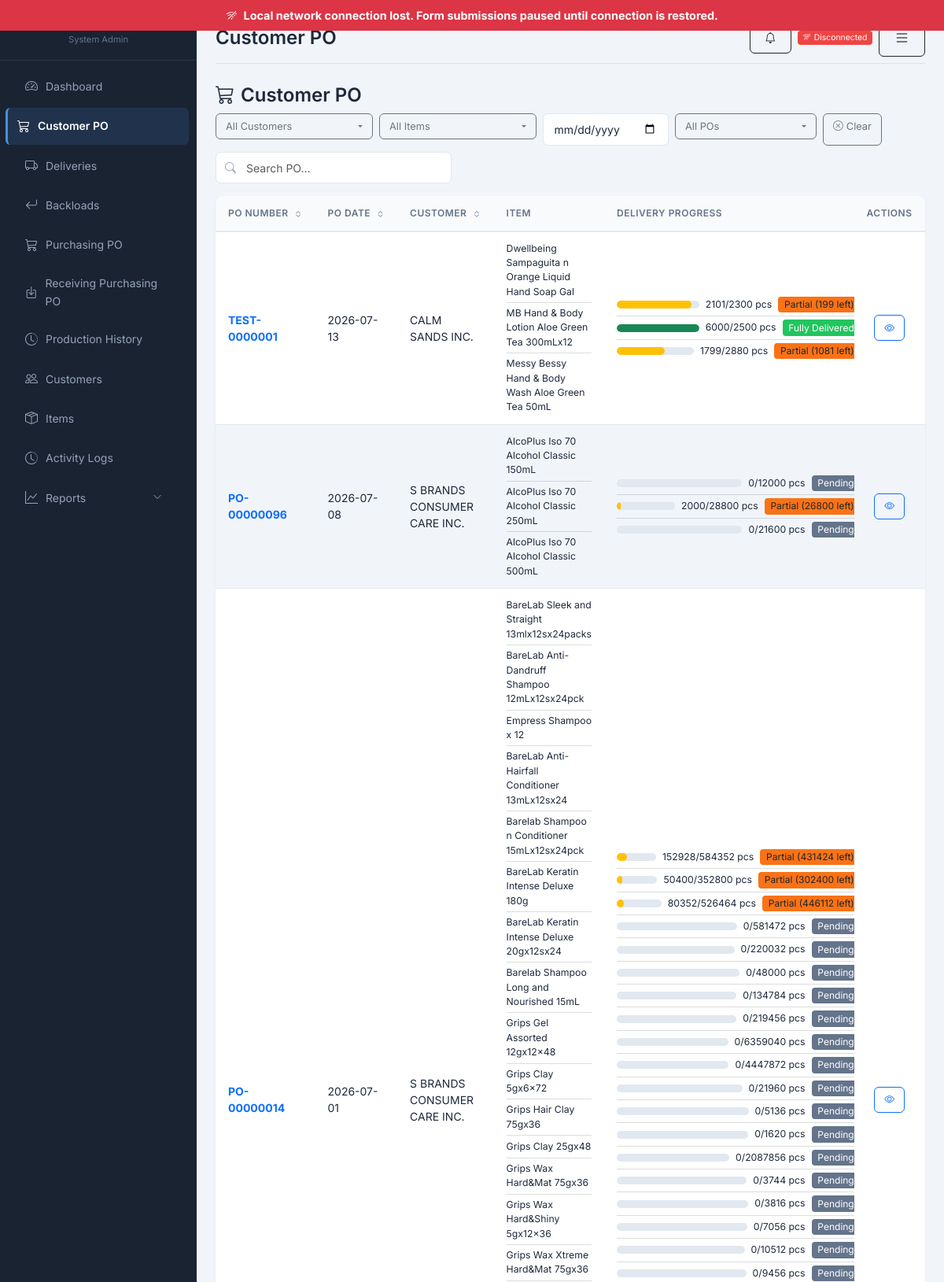
/?controller=admin&action=purchaseOrders (signed in, upper part), run on the app's committed database.
### tables this page shows
CREATE TABLE IF NOT EXISTS `purchase_orders` (
  `po_id` int(11) NOT NULL AUTO_INCREMENT,
  `customer_po_number` varchar(100) DEFAULT NULL,
  `customer_po_date` date DEFAULT NULL,
  `po_number` varchar(50) NOT NULL,
  `customer_id` int(11) NOT NULL,
  `requested_by` int(11) NOT NULL,
  `status` enum('pending','accepted','rejected','delivered') DEFAULT 'pending',
  `date_created` datetime DEFAULT current_timestamp(),
  `last_update` timestamp NOT NULL DEFAULT current_timestamp() ON UPDATE current_timestamp(),
  `total_quantity` int(11) DEFAULT 0,
  `customer_terms` int(11) DEFAULT 0 COMMENT 'Payment terms in days',
  `production_type` enum('normal','advance') DEFAULT 'normal',
  `produced_quantity` int(11) DEFAULT 0,
  `delivered_quantity` int(11) DEFAULT 0,
  `remove` tinyint(1) NOT NULL DEFAULT 0,
  PRIMARY KEY (`po_id`),
  KEY `customer_id` (`customer_id`),
  KEY `requested_by` (`requested_by`),
  CONSTRAINT `purchase_orders_ibfk_1` FOREIGN KEY (`customer_id`) REFERENCES `customers` (`customer_id`),
  CONSTRAINT `purchase_orders_ibfk_2` FOREIGN KEY (`requested_by`) REFERENCES `users` (`user_id`)
);

CREATE TABLE IF NOT EXISTS `customers` (
  `customer_id` int(11) NOT NULL AUTO_INCREMENT,
  `customer_code` varchar(50) NOT NULL,
  `customer_name` varchar(255) NOT NULL,
  `customer_address` text DEFAULT NULL,
  `customer_type` enum('vat','non_vat') DEFAULT 'vat' COMMENT 'vat=VAT registered, non_vat=Non-VAT',
  `customer_tin` varchar(50) DEFAULT NULL,
  `customer_terms` varchar(50) DEFAULT NULL,
  `date_created` datetime DEFAULT current_timestamp(),
  `status` tinyint(1) DEFAULT 1 COMMENT '0=inactive, 1=active',
  `remove` tinyint(1) DEFAULT 0 COMMENT '0=active, 1=soft deleted',
  `last_update` timestamp NOT NULL DEFAULT current_timestamp() ON UPDATE current_timestamp(),
  PRIMARY KEY (`customer_id`),
  UNIQUE KEY `customer_code` (`customer_code`),
  KEY `idx_customer_code` (`customer_code`),
  KEY `idx_status` (`status`),
  KEY `idx_remove` (`remove`)
);

CREATE TABLE IF NOT EXISTS `purchase_order_items` (
  `poi_id` int(11) NOT NULL AUTO_INCREMENT,
  `po_id` int(11) NOT NULL,
  `item_id` int(11) NOT NULL,
  `item_code` varchar(100) DEFAULT NULL,
  `item_uom` varchar(50) NOT NULL DEFAULT 'PCS',
  `quantity` int(11) NOT NULL,
  `produced_quantity` int(11) DEFAULT 0 COMMENT 'Produced quantity per item',
  `delivered_quantity` int(11) DEFAULT 0 COMMENT 'Delivered quantity per item',
  `unit_price` decimal(15,2) NOT NULL,
  PRIMARY KEY (`poi_id`),
  KEY `po_id` (`po_id`),
  KEY `item_id` (`item_id`),
  CONSTRAINT `purchase_order_items_ibfk_1` FOREIGN KEY (`po_id`) REFERENCES `purchase_orders` (`po_id`)
);

CREATE TABLE IF NOT EXISTS `items` (
  `item_id` int(11) NOT NULL AUTO_INCREMENT,
  `item_code` varchar(50) NOT NULL,
  `item_type` enum('RM','PM','FG','SFG','SUPPLIES') DEFAULT NULL,
  `raw_c_type` varchar(50) DEFAULT NULL,
  `item_description` varchar(255) NOT NULL,
  `customer_id` int(11) DEFAULT NULL,
  `item_uom` varchar(50) NOT NULL COMMENT 'Unit of Measurement',
  `uom_conversion` int(11) DEFAULT NULL COMMENT 'Units per case, e.g. 10 means 10 PCS = 1 CS. NULL when UOM is CS',
  `item_size` varchar(50) DEFAULT NULL,
  `item_amount` decimal(15,2) NOT NULL DEFAULT 0.00,
  `reorder_level` decimal(15,4) DEFAULT 0.0000,
  `date_created` datetime DEFAULT current_timestamp(),
  `status` tinyint(1) DEFAULT 1 COMMENT '0=inactive, 1=active',
  `remove` tinyint(1) DEFAULT 0 COMMENT '0=active, 1=soft deleted',
  `last_update` timestamp NOT NULL DEFAULT current_timestamp() ON UPDATE current_timestamp(),
  PRIMARY KEY (`item_id`),
  KEY `idx_item_code` (`item_code`),
  KEY `idx_status` (`status`),
  KEY `idx_remove` (`remove`)
);

### admin/controllers/AdminController.php (called while the page is built, shortened)
<?php
class AdminController {
    private $warehouseModel;
    public function __construct() {
        $this->warehouseModel = new WarehouseModel();
    }
public function purchaseOrders() {
    $search = $_GET['search'] ?? '';
    $filterCustomer = $_GET['filter_customer'] ?? '';
    $filterItem = $_GET['filter_item'] ?? '';
    $filterDate = $_GET['filter_date'] ?? '';
    $filterDeliveryStatus = $_GET['delivery_status'] ?? '';
    $hasFilter = $search || $filterCustomer || $filterItem || $filterDate || $filterDeliveryStatus;
    if ($hasFilter) {
        $filters = [];
        if ($search) $filters['search'] = $search;
        if ($filterCustomer) $filters['customer_name'] = $filterCustomer;
        if ($filterItem) $filters['item_description'] = $filterItem;
        if ($filterDate) $filters['date'] = $filterDate;
        if ($filterDeliveryStatus) $filters['delivery_status'] = $filterDeliveryStatus;
        $allPOs = $this->warehouseModel->getPurchaseOrdersFiltered($filters);
        $allCustomers = array_values(array_unique(array_filter(array_column($allPOs, 'customer_name'))));
        $pagination = ['items' => $allPOs, 'page' => 1, 'perPage' => count($allPOs), 'total' => count($allPOs), 'totalPages' => 1, 'hasNext' => false, 'hasPrev' => false];
    } else {
        $allPOs = $this->warehouseModel->getPurchaseOrders();
        $allCustomers = array_values(array_unique(array_filter(array_column($allPOs, 'customer_name'))));
        $pagination = Pagination::paginate($allPOs, 10);
    }
    $poIds = array_column($pagination['items'], 'po_id');
    $data['allPOs'] = $pagination['items'];
    $data['po_items_map'] = $this->warehouseModel->getPurchaseOrderItemsByPOIds($poIds);
    $data['page'] = $pagination['page'];
    $data['totalPages'] = $pagination['totalPages'];
    $data['total'] = $pagination['total'];
    $data['search'] = $search;
    $data['filterCustomer'] = $filterCustomer;
    $data['filterItem'] = $filterItem;
    $data['filterDate'] = $filterDate;
    $data['filterDeliveryStatus'] = $filterDeliveryStatus;
    $data['allCustomers'] = $allCustomers;
    $data['deliveryReportsCount'] = $this->warehouseModel->getDeliveryReportsCount();
    $data['reportsCount'] = $this->warehouseModel->getProductionReportsCount();
    $data['page_title'] = 'Customer PO';
    $this->render('purchase_orders/index', $data);
}
    private function render($view, $data = []) {
        $data['reportedCount'] = $this->warehouseModel->getReportedRemarksCount();
        $data['reportsCount'] = $this->warehouseModel->getProductionReportsCount();
        extract($data);
        include __DIR__ . "/../views/{$view}.php";
        include __DIR__ . "/../views/layouts/main.php";
    }
}

### warehouse/models/WarehouseModel.php (called while the page is built, shortened)
<?php
class WarehouseModel extends BaseModel {
    public function __construct() {
        $this->backloadModel = new BackloadModel();
    }
    public function getPurchaseOrders() {
        $sql = "SELECT po.*, c.customer_name, u.full_name as requested_by_name
                FROM purchase_orders po
                LEFT JOIN customers c ON po.customer_id = c.customer_id
                LEFT JOIN users u ON po.requested_by = u.user_id
                WHERE po.`remove` = 0
                ORDER BY po.last_update DESC";
        $stmt = self::getConnection()->prepare($sql);
        $stmt->execute();
        return $stmt->fetchAll();
    }
    public function getPurchaseOrderItemsByPOIds($poIds) {
        $placeholders = implode(',', array_fill(0, count($poIds), '?'));
        $sql = "SELECT poi.*, i.item_code, i.item_description, COALESCE(poi.item_uom, i.item_uom) as item_uom, i.uom_conversion
                FROM purchase_order_items poi
                LEFT JOIN items i ON poi.item_id = i.item_id
                WHERE poi.po_id IN ($placeholders) AND i.remove = 0
                ORDER BY poi.po_id, poi.produced_quantity DESC, poi.poi_id ASC";
        $stmt = self::getConnection()->prepare($sql);
        $stmt->execute($poIds);
        $rows = $stmt->fetchAll();
        $grouped = [];
        foreach ($rows as $row) {
            $grouped[$row['po_id']][] = $row;
        }
        return $grouped;
    }
}

### core/BaseModel.php (called while the page is built, shortened)
<?php
class BaseModel {
    private static $host = 'localhost';
    private static $dbname = 'manufacturing_mgmt';
    private static $username = 'root';
    private static $password = '';
    private static $connection = null;
    public static function getConnection() {
        if (self::$connection === null) {
            try {
                $dsn = "mysql:host=" . self::$host . ";dbname=" . self::$dbname . ";charset=utf8mb4";
                self::$connection = new PDO($dsn, self::$username, self::$password);
                self::$connection->setAttribute(PDO::ATTR_ERRMODE, PDO::ERRMODE_EXCEPTION);
                self::$connection->setAttribute(PDO::ATTR_DEFAULT_FETCH_MODE, PDO::FETCH_ASSOC);
                self::$connection->setAttribute(PDO::ATTR_EMULATE_PREPARES, false);
            } catch (PDOException $e) {
                die("Connection failed: " . $e->getMessage());
            }
        }
        return self::$connection;
    }
}

### app/helpers/Pagination.php (called while the page is built, shortened)
<?php
class Pagination {
    public static function paginate($items, $perPage = 10) {
        $perPage = max(1, (int)$perPage);
        $page = isset($_GET['page']) ? (int)$_GET['page'] : 1;
        $total = count($items);
        $totalPages = ceil($total / $perPage);
        $offset = ($page - 1) * $perPage;
        $paginated = array_slice($items, $offset, $perPage);
        return [
            'items' => $paginated,
            'page' => $page,
            'perPage' => $perPage,
            'total' => $total,
            'totalPages' => $totalPages,
            'hasNext' => $page < $totalPages,
            'hasPrev' => $page > 1
        ];
    }
}

### admin/views/purchase_orders/index.php (the view, shortened to what this page needs)
<h4><i class="bi bi-cart3 me-2"></i>Customer PO</h4>
<div class="d-flex justify-content-between align-items-center mb-3 flex-wrap gap-2">
    <div class="d-flex gap-2 flex-wrap">
        <input type="date" id="filterDate" class="form-control form-control-sm" style="width:160px" title="Filter by PO Date" value="<?= htmlspecialchars($filterDate ?? '') ?>">
        <a href="?controller=admin&action=purchaseOrders" class="btn btn-sm btn-outline-secondary"><i class="bi bi-x-circle me-1"></i>Clear</a>
    </div>
    <div class="search-box" style="width: 300px;">
        <form method="GET" class="d-flex align-items-center">
            <input type="text" name="search" id="searchPO" class="form-control" placeholder="Search PO..." value="<?= htmlspecialchars($search ?? '') ?>">
        </form>
    </div>
</div>
<div class="card data-card">
    <div class="table-responsive">
        <table class="table table-hover mb-0">
            <thead>
                <tr>
<th class="sortable" data-sort="po_number">PO Number <i class="bi bi-chevron-expand"></i></th>
<th class="sortable" data-sort="po_date">PO Date <i class="bi bi-chevron-expand"></i></th>
<th class="sortable" data-sort="customer">Customer <i class="bi bi-chevron-expand"></i></th>
<th>Item</th>
                       <th>Delivery Progress</th>
<th class="text-center action-col">Actions</th>
                </tr>
            </thead>
            <tbody id="poTableBody">
                <?php foreach ($allPOs as $po):
                    $items = $po_items_map[$po['po_id']] ?? [];
                ?>
                <tr>
                    <td><strong class="text-primary"><?= htmlspecialchars($po['customer_po_number']) ?></strong></td>
                    <td><?= date('Y-m-d', strtotime($po['customer_po_date'])) ?></td>
                    <td><?= htmlspecialchars($po['customer_name'] ?? '-') ?></td>
                    <td>
                        <?php if (!empty($items)): ?>
                            <?php foreach ($items as $idx => $item): ?>
                                <?= $idx > 0 ? '<hr class="my-1 border-secondary">' : '' ?>
                                <div class="d-flex align-items-center" style="min-height: 20px;">
                                    <small><?= htmlspecialchars($item['item_description'] ?? '-') ?></small>
                                </div>
                            <?php endforeach; ?>
                        <?php else: ?>
                            <small class="text-muted">-</small>
                        <?php endif; ?>
                    </td>
                        <td>
                            <?php if (!empty($items)): ?>
                                <?php foreach ($items as $idx => $item):
                                    $itemQty = intval($item['quantity'] ?? 0);
                                    $itemDelivered = intval($item['delivered_quantity'] ?? 0);
                                    $itemPercent = $itemQty > 0 ? min(100, round(($itemDelivered / $itemQty) * 100)) : 0;
                                    $statusLabel = $itemDelivered <= 0 ? 'Pending' : ($itemDelivered >= $itemQty ? 'Fully Delivered' : 'Partial (' . ($itemQty - $itemDelivered) . ' left)');
                                    $statusClass = $itemDelivered >= $itemQty ? 'bg-success' : ($itemDelivered > 0 ? 'bg-warning text-dark' : 'bg-secondary');
                                ?>
                                    <?= $idx > 0 ? '<hr class="my-1 border-secondary">' : '' ?>
                                    <div class="d-flex align-items-center gap-2">
                                        <div class="progress flex-grow-1" style="height:10px; min-width:50px;"><div class="progress-bar <?= $itemDelivered >= $itemQty ? 'bg-success' : 'bg-warning' ?>" style="width:<?= $itemPercent ?>%"></div></div>
                                        <small class="text-nowrap"><?= $itemDelivered ?>/<?= $itemQty ?> pcs</small>
                                        <span class="badge <?= $statusClass ?> text-nowrap"><?= $statusLabel ?></span>
                                    </div>
                                <?php endforeach; ?>
                            <?php else: ?>
                                <small class="text-muted">-</small>
                            <?php endif; ?>
                        </td>
                    <td class="text-center action-col">
                        <button type="button" class="btn btn-sm btn-outline-primary view-po-btn" data-po-id="<?= $po['po_id'] ?>">
                            <i class="bi bi-eye"></i>
                        </button>
                    </td>
                </tr>
                <?php endforeach; ?>
            </tbody>
        </table>
    </div>
</div>

### data on the page
purchase_orders: customer_po_number "TEST-0000001", customer_po_date "2026-07-13", customer.customer_name "CALM SANDS INC."
purchase_order_items: item.item_description "Dwellbeing Sampaguita n Orange Liquid Hand Soap Gal", delivered_quantity "2101", quantity "2300", statusLabel "Partial (199 left)"
purchase_order_items: item.item_description "MB Hand & Body Lotion Aloe Green Tea 300mLx12", delivered_quantity "6000", quantity "2500", statusLabel "Fully Delivered"
purchase_order_items: item.item_description "Messy Bessy Hand & Body Wash Aloe Green Tea 50mL", delivered_quantity "1799", quantity "2880", statusLabel "Partial (1081 left)"
purchase_orders: customer_po_number "PO-00000096", customer_po_date "2026-07-08", customer.customer_name "S BRANDS CONSUMER CARE INC."
purchase_order_items: item.item_description "AlcoPlus Iso 70 Alcohol Classic 150mL", delivered_quantity "0", quantity "12000", delivered_quantity "Pending"
purchase_order_items: item.item_description "AlcoPlus Iso 70 Alcohol Classic 250mL", delivered_quantity "2000", quantity "28800", statusLabel "Partial (26800 left)"
purchase_order_items: item.item_description "AlcoPlus Iso 70 Alcohol Classic 500mL", delivered_quantity "0", quantity "21600", delivered_quantity "Pending"
purchase_orders: customer_po_number "PO-00000014", customer_po_date "2026-07-01", customer.customer_name "S BRANDS CONSUMER CARE INC."
purchase_order_items: item.item_description "BareLab Sleek and Straight 13mlx12sx24packs", delivered_quantity "152928", quantity "584352", statusLabel "Partial (431424 left)"
purchase_order_items: item.item_description "BareLab Anti-Dandruff Shampoo 12mLx12sx24pck", delivered_quantity "50400", quantity "352800", statusLabel "Partial (302400 left)"
purchase_order_items: item.item_description "Empress Shampoo x 12", delivered_quantity "80352", quantity "526464", statusLabel "Partial (446112 left)"
purchase_order_items: item.item_description "BareLab Anti-Hairfall Conditioner 13mLx12sx24", delivered_quantity "0", quantity "581472", delivered_quantity "Pending"
purchase_order_items: item.item_description "Barelab Shampoo n Conditioner 15mLx12sx24pck", delivered_quantity "0", quantity "220032", delivered_quantity "Pending"
purchase_order_items: item.item_description "BareLab Keratin Intense Deluxe 180g", delivered_quantity "0", quantity "48000", delivered_quantity "Pending"
purchase_order_items: item.item_description "BareLab Keratin Intense Deluxe 20gx12sx24", delivered_quantity "0", quantity "134784", delivered_quantity "Pending"
purchase_order_items: item.item_description "Barelab Shampoo Long and Nourished 15mL", delivered_quantity "0", quantity "219456", delivered_quantity "Pending"
purchase_order_items: item.item_description "Grips Gel Assorted 12gx12x48", delivered_quantity "0", quantity "6359040", delivered_quantity "Pending"
purchase_order_items: item.item_description "Grips Clay 5gx6x72", delivered_quantity "0", quantity "4447872", delivered_quantity "Pending"
purchase_order_items: item.item_description "Grips Hair Clay 75gx36", delivered_quantity "0", quantity "21960", delivered_quantity "Pending"
purchase_order_items: item.item_description "Grips Clay 25gx48", delivered_quantity "0", quantity "5136", delivered_quantity "Pending"
purchase_order_items: item.item_description "Grips Wax Hard&Mat 75gx36", delivered_quantity "0", quantity "1620", delivered_quantity "Pending"
purchase_order_items: item.item_description "Grips Wax Hard&Shiny 5gx12x36", delivered_quantity "0", quantity "2087856", delivered_quantity "Pending"
purchase_order_items: item.item_description "Grips Wax Xtreme Hard&Mat 75gx36", delivered_quantity "0", quantity "3744", delivered_quantity "Pending"
purchase_order_items: delivered_quantity "0", quantity "3816", delivered_quantity "Pending"
purchase_order_items: delivered_quantity "0", quantity "7056", delivered_quantity "Pending"
purchase_order_items: delivered_quantity "0", quantity "10512", delivered_quantity "Pending"
purchase_order_items: delivered_quantity "0", quantity "9456", delivered_quantity "Pending"

### other printed values
$_SESSION['full_name'] "System Admin"
$page_title "Customer PO"
